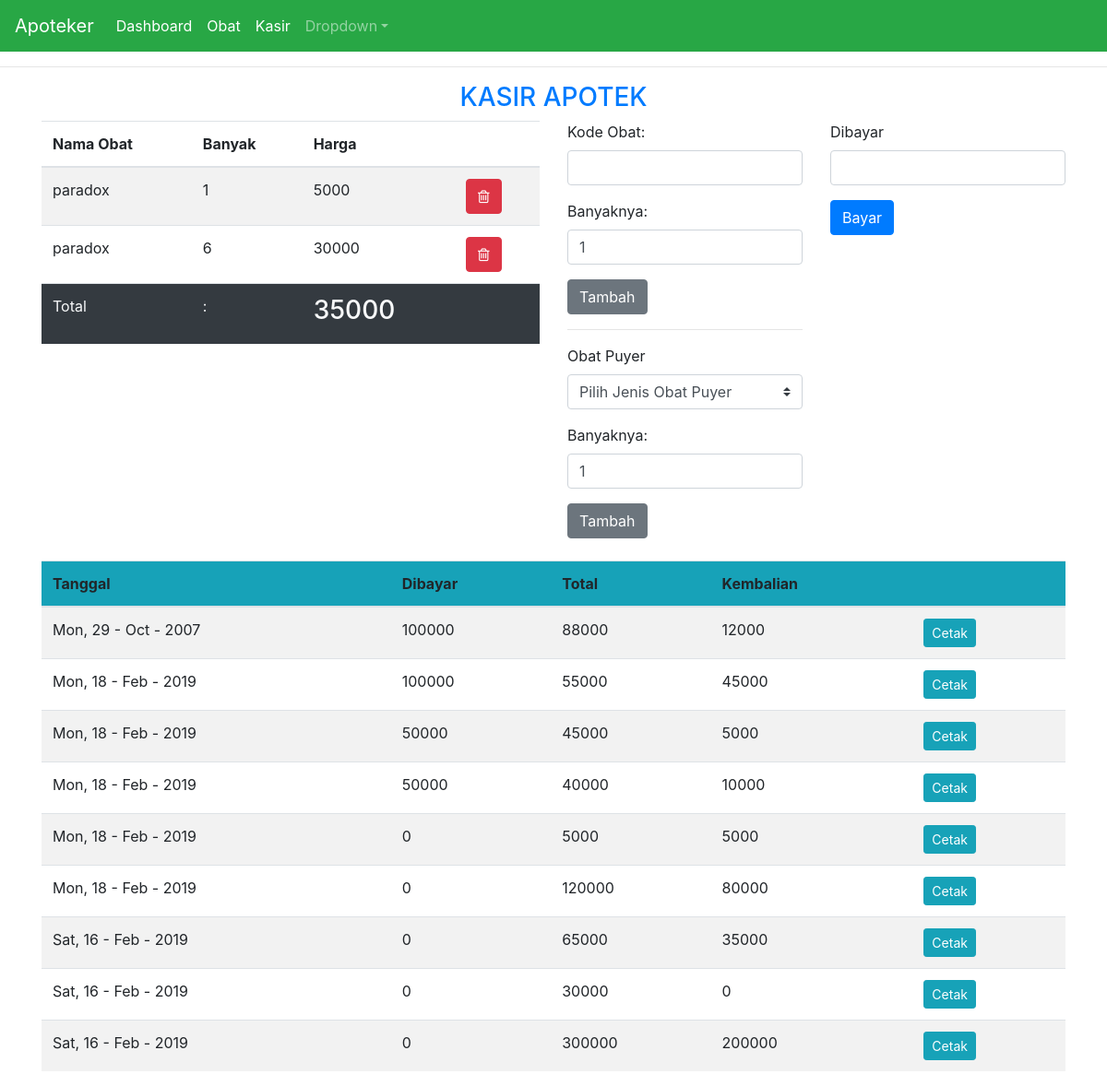
The page /index.php/apoteker/kasir on the database its author committed.
### tables this page shows
CREATE TABLE `t_semen` (
  `id_semen` int(11) NOT NULL,
  `kode_pembayaran` int(11) NOT NULL,
  `nama_obat` varchar(50) NOT NULL,
  `banyak` int(11) NOT NULL,
  `subtotal` decimal(10,0) NOT NULL,
  `status` varchar(20) NOT NULL
);

CREATE TABLE `t_pembayaran` (
  `id_pembayaran` int(11) NOT NULL,
  `kode_pembayaran` int(11) NOT NULL,
  `bayar` decimal(10,0) NOT NULL,
  `total` decimal(10,0) NOT NULL,
  `kembalian` decimal(10,0) NOT NULL,
  `tgl` varchar(20) NOT NULL,
  `username` varchar(75) NOT NULL
);

### application/controllers/Apoteker.php (called while the page is built, shortened)
<?php
class Apoteker extends CI_Controller {
    public function kasir()
    {
        $data['kode'] = $this->m->getKodePembayaran();
        $data['total'] = $this->m->hitungTotal();
        $data['pemb'] = $this->m->getPemb();
        $this->load->view('apotHeader');
        $this->load->view('apoteker/kasir', $data);
        $this->load->view('apotFooter');
    }
}

### index.php (called while the page is built, shortened)
<?php
require_once BASEPATH.'core/CodeIgniter.php';

### application/models/M.php (called while the page is built, shortened)
<?php
class M extends CI_Model {
    function getKodePembayaran()
    {
        $this->db->from('t_semen');
        $this->db->where('status', "belum");
        $this->db->order_by('kode_pembayaran', 'desc');
        $q = $this->db->get();
        return $q;
    }
    function getPemb()
    {
        $this->db->order_by('id_pembayaran', 'desc');
        $q = $this->db->get('t_pembayaran');
        return $q;
    }
}

### application/views/apoteker/kasir.php (the view, shortened to what this page needs)
<div class="text-center text-primary">
    <h3>KASIR APOTEK</h3>
</div>
<div class="container">
<div class="row">
    <div class="col-md-6">
        <table class="table table-striped">
            <thead>
                <tr>
                    <th>Nama Obat</th>
                    <th>Banyak</th>
                    <th>Harga</th>
                    <th colspan="2"></th>
                </tr>
            </thead>
            <tbody>
                <?php
                    if ($kode->num_rows()>=0) {
                        foreach ($kode->result() as $k ) {
                            echo "<tr>
                                <td>$k->nama_obat</td>
                                <td>$k->banyak</td>
                                <td>$k->subtotal</td>
                                <td>".anchor(base_url('apoteker/delKasir/'.$k->id_semen), '<button class="btn btn-danger"><i class="fa fa-trash-o" aria-hidden="true"></i></button>')."
                            </tr>";
                        }
                    }else {
                        foreach ($kode->result() as $ko ) {
                            $kodes = $ko->kode_pembayaran+1;
                        }
                    }
                ?>
                <tr class="bg-dark text-light">
                    <td>Total</td>
                    <td>:</td>
                    <td><h3><?php echo $total;?></h3></td>
                    <td></td>
                </tr>
            </tbody>
        </table>
    </div>
    <div class="col-md-3">
        <?php echo form_open('apoteker/addKasir?q=biasa');?>
        <div class="form-group">
          <label for="kode">Kode Obat:</label>
          <input type="text" class="form-control" name="kode" id="kode" autocomplete="off" aria-describedby="" placeholder="">
        </div>
        <div class="form-group">
          <label for="banyak">Banyaknya:</label>
          <input type="number" class="form-control" name="banyak" id="banyak" autocomplete="off" value="1" aria-describedby="" placeholder="">
        </div>
        <button type="submit" class="btn btn-secondary">Tambah</button>
        <?php echo form_close();?>
        <hr>
        <?php echo form_open('apoteker/addKasir?q=puyer');?>
        <div class="form-group">
            <label for="puyer">Obat Puyer</label>
            <select class="custom-select" name="puyer" id="puyer">
                <option selected>Pilih Jenis Obat Puyer</option>
            </select>
        </div>
        <div class="form-group">
          <label for="banyak">Banyaknya:</label>
          <input type="number"
            class="form-control" name="banyak" id="banyak" value="1" aria-describedby="helpId" placeholder="">
        </div>
        <button type="submit" class="btn btn-secondary">Tambah</button>
        <?php echo form_close();?>
    </div>
    <div class="col-md-3">
        <?php echo form_open('apoteker/bayar');?>
        <div class="form-group">
          <label for="uang">Dibayar</label>
          <input type="number"
            class="form-control" name="uang" id="uang" aria-describedby="helpId" placeholder="" required>
        </div>
        <button type="submit" class="btn btn-primary" >Bayar</button>
        <?php echo form_close();?>
    </div>
</div>
<br>
<table class="table table-striped ">
    <thead class="bg-info">
        <tr>
            <th>Tanggal</th>
            <th>Dibayar</th>
            <th>Total</th>
            <th>Kembalian</th>
            <th></th>
        </tr>
    </thead>
    <tbody>
        <?php
        foreach ($pemb->result() as $p ) {
            echo "<tr>
                <td>$p->tgl</td>
                <td>$p->bayar</td>
                <td>$p->total</td>
                <td>$p->kembalian</td>
                <td><a href='".base_url('apoteker/cetak/'.$p->id_pembayaran)."' target='_blank'><button class='btn btn-sm btn-info'>Cetak</button></a></td>
            </tr>";
        }
        ?>
    </tbody>
</table>
</div>

### rows shown on the page
t_semen: nama_obat "paradox", banyak "1", subtotal "5000"
t_semen: nama_obat "paradox", banyak "6", subtotal "30000"
t_pembayaran: tgl "Mon, 29 - Oct - 2007", bayar "100000", total "88000", kembalian "12000"
t_pembayaran: tgl "Mon, 18 - Feb - 2019", bayar "100000", total "55000", kembalian "45000"
t_pembayaran: tgl "Mon, 18 - Feb - 2019", bayar "50000", total "45000", kembalian "5000"
t_pembayaran: tgl "Mon, 18 - Feb - 2019", bayar "50000", total "40000", kembalian "10000"
t_pembayaran: tgl "Mon, 18 - Feb - 2019", bayar "0", total "5000", kembalian "5000"
t_pembayaran: tgl "Mon, 18 - Feb - 2019", bayar "0", total "120000", kembalian "80000"
t_pembayaran: tgl "Sat, 16 - Feb - 2019", bayar "0", total "65000", kembalian "35000"
t_pembayaran: tgl "Sat, 16 - Feb - 2019", bayar "0", total "30000", kembalian "0"
t_pembayaran: tgl "Sat, 16 - Feb - 2019", bayar "0", total "300000", kembalian "200000"

### other values the page prints
$total "35000"
